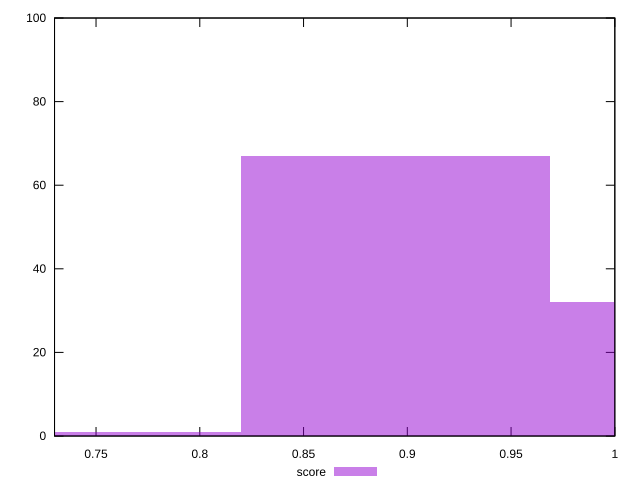

Here is the gnuplot script that generated this plot:
reset

$score <<EOF
0.7452794194258854 1
1.0433911871962396 32
0.8943353033110624 67
EOF

set key outside below
set boxwidth 0.14905588388517707
set xrange [0.73:1]
set yrange [0:100]
set trange [0:100]
set style fill transparent solid 0.5 noborder
set terminal svg size 640, 490 enhanced background rgb 'white'
set output "report_00017_2021-02-10T15-08-03.406Z/first-cpu-idle/samples/pages+cached+noadtech+nomedia+nocss/score/histogram.svg"

plot $score title "score" with boxes

reset
